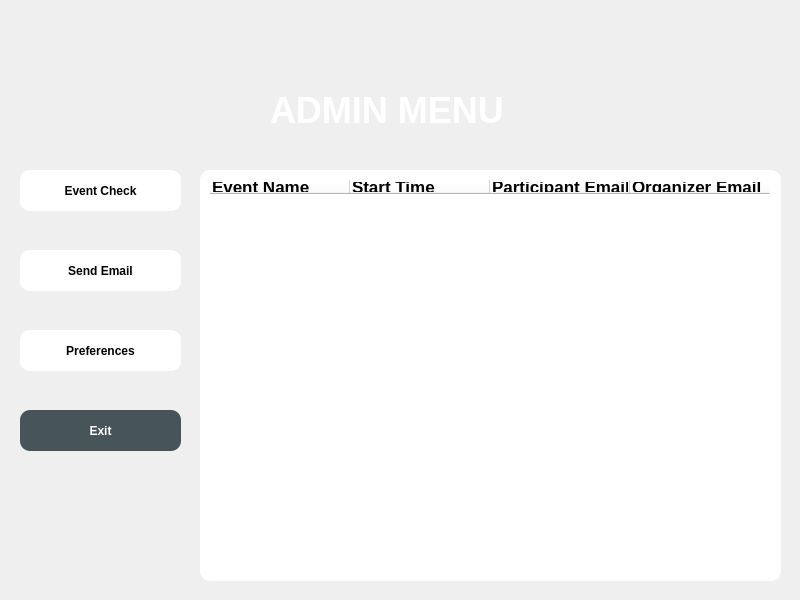
<?xml version="1.0" encoding="UTF-8"?>
<ui version="4.0">
 <class>MainWindow</class>
 <widget class="QMainWindow" name="MainWindow">
  <property name="geometry">
   <rect>
    <x>0</x>
    <y>0</y>
    <width>800</width>
    <height>600</height>
   </rect>
  </property>
  <property name="windowTitle">
   <string>MainWindow</string>
  </property>
  <property name="styleSheet">
   <string notr="true">background-image: url(:/assets/assets/zemin-buyuk.jpg);
QWidget::setFixedSize(800, 600);</string>
  </property>
  <widget class="QWidget" name="centralwidget">
   <widget class="QLabel" name="label">
    <property name="geometry">
     <rect>
      <x>270</x>
      <y>90</y>
      <width>241</width>
      <height>41</height>
     </rect>
    </property>
    <property name="styleSheet">
     <string notr="true">color:white;
font-size:36px;
font-weight:bold;
background:none</string>
    </property>
    <property name="text">
     <string>ADMIN MENU</string>
    </property>
   </widget>
   <widget class="QPushButton" name="event_check">
    <property name="geometry">
     <rect>
      <x>20</x>
      <y>170</y>
      <width>161</width>
      <height>41</height>
     </rect>
    </property>
    <property name="styleSheet">
     <string notr="true">QPushButton{
color:black;
background:white;
border-radius:10px;
font-weight:bold;
}
QPushButton::hover{
color:white;
background:#47545a;
border-radius:10px;
font-weight:bold
}</string>
    </property>
    <property name="text">
     <string>Event Check</string>
    </property>
   </widget>
   <widget class="QPushButton" name="cikis">
    <property name="geometry">
     <rect>
      <x>20</x>
      <y>410</y>
      <width>161</width>
      <height>41</height>
     </rect>
    </property>
    <property name="styleSheet">
     <string notr="true">QPushButton{
color:white;
background:#47545a;
border-radius:10px;
font-weight:bold;
}

QPushButton::hover{
color:#47545a;
background:white;
border-radius:10px;
font-weight:bold
}</string>
    </property>
    <property name="text">
     <string>Exit</string>
    </property>
   </widget>
   <widget class="QTableWidget" name="tableWidget">
    <property name="geometry">
     <rect>
      <x>200</x>
      <y>170</y>
      <width>581</width>
      <height>411</height>
     </rect>
    </property>
    <property name="styleSheet">
     <string notr="true">background:white;
border-radius:10px;
padding:5px;
color:black</string>
    </property>
    <property name="tabKeyNavigation">
     <bool>true</bool>
    </property>
    <property name="dragEnabled">
     <bool>true</bool>
    </property>
    <property name="sortingEnabled">
     <bool>true</bool>
    </property>
    <property name="rowCount">
     <number>0</number>
    </property>
    <attribute name="horizontalHeaderCascadingSectionResizes">
     <bool>false</bool>
    </attribute>
    <attribute name="horizontalHeaderMinimumSectionSize">
     <number>19</number>
    </attribute>
    <attribute name="horizontalHeaderDefaultSectionSize">
     <number>140</number>
    </attribute>
    <attribute name="verticalHeaderMinimumSectionSize">
     <number>21</number>
    </attribute>
    <attribute name="verticalHeaderDefaultSectionSize">
     <number>35</number>
    </attribute>
    <column>
     <property name="text">
      <string>Event Name</string>
     </property>
     <property name="font">
      <font>
       <pointsize>13</pointsize>
       <bold>true</bold>
      </font>
     </property>
     <property name="textAlignment">
      <set>AlignLeading|AlignVCenter</set>
     </property>
    </column>
    <column>
     <property name="text">
      <string>Start Time</string>
     </property>
     <property name="font">
      <font>
       <pointsize>13</pointsize>
       <bold>true</bold>
      </font>
     </property>
     <property name="textAlignment">
      <set>AlignLeading|AlignVCenter</set>
     </property>
    </column>
    <column>
     <property name="text">
      <string>Participant Email</string>
     </property>
     <property name="font">
      <font>
       <pointsize>13</pointsize>
       <bold>true</bold>
      </font>
     </property>
     <property name="textAlignment">
      <set>AlignLeading|AlignVCenter</set>
     </property>
    </column>
    <column>
     <property name="text">
      <string>Organizer Email</string>
     </property>
     <property name="font">
      <font>
       <pointsize>13</pointsize>
       <bold>true</bold>
      </font>
     </property>
     <property name="textAlignment">
      <set>AlignLeading|AlignVCenter</set>
     </property>
    </column>
   </widget>
   <widget class="QPushButton" name="send_email">
    <property name="geometry">
     <rect>
      <x>20</x>
      <y>250</y>
      <width>161</width>
      <height>41</height>
     </rect>
    </property>
    <property name="styleSheet">
     <string notr="true">QPushButton{
color:black;
background:white;
border-radius:10px;
font-weight:bold;
}
QPushButton::hover{
color:white;
background:#47545a;
border-radius:10px;
font-weight:bold
}</string>
    </property>
    <property name="text">
     <string>Send Email</string>
    </property>
   </widget>
   <widget class="QPushButton" name="preferences">
    <property name="geometry">
     <rect>
      <x>20</x>
      <y>330</y>
      <width>161</width>
      <height>41</height>
     </rect>
    </property>
    <property name="styleSheet">
     <string notr="true">QPushButton{
color:black;
background:white;
border-radius:10px;
font-weight:bold;
}
QPushButton::hover{
color:white;
background:#47545a;
border-radius:10px;
font-weight:bold
}</string>
    </property>
    <property name="text">
     <string>Preferences</string>
    </property>
   </widget>
  </widget>
 </widget>
 <resources>
  <include location="assets.qrc"/>
 </resources>
 <connections/>
</ui>
